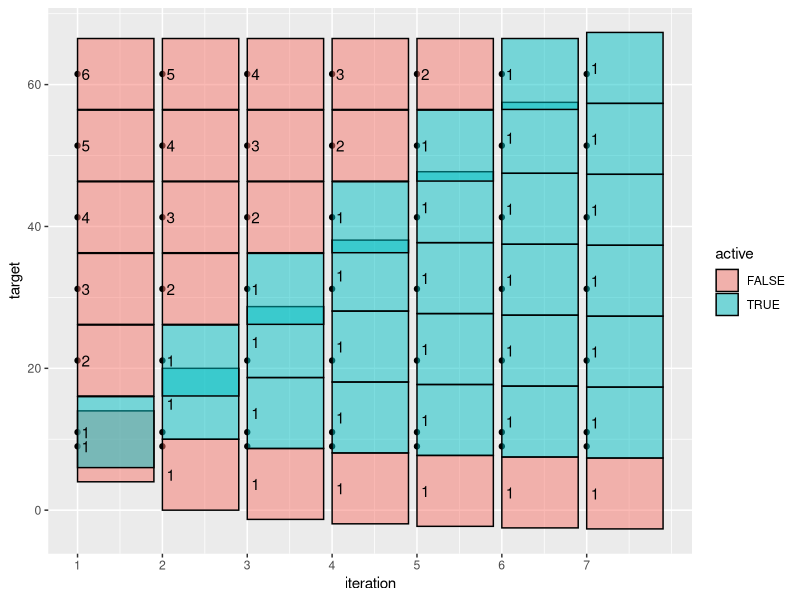

The R script that drew this image:
half.size <- 5
N.More <- 5
(target <- c(9, 11, 11+10.1*seq(1, N.More)))
library(data.table)
library(ggplot2)
thresh <- 0.001
get_update <- function(target, current, half.size)data.table(
  target, current, half.size
)[
, active := !c(TRUE, (current+half.size)[-.N] < (current-half.size)[-1]-thresh)
][
, cluster := cumsum(!active)
][
, offset := cumsum(c(0,half.size[-1]+half.size[-.N])), by=cluster
][
, update := offset+mean(current-offset), by=cluster
][]

done <- FALSE
iteration <- 1
current <- target
iteration.dt.list <- list()
while(!done){
  (it.dt <- get_update(target, current, half.size))
  (change <- it.dt[, sum(abs(current-update))])
  if(change<thresh)done <- TRUE
  current <- it.dt$update
  iteration.dt.list[[iteration]] <- data.table(iteration, it.dt)
  iteration <- iteration+1
}
(iteration.dt <- rbindlist(iteration.dt.list))

n.clust <- max(it.dt$cluster)
Zmat <- matrix(0, nrow(it.dt), n.clust)
Zmat[it.dt[, cbind(1:.N, cluster)]] <- 1
iact <- which(it.dt$active)
Amat <- matrix(0, length(iact), nrow(it.dt))
Amat[cbind(seq_along(iact), iact)] <- -1
Amat[cbind(seq_along(iact), iact-1)] <- 1
Amat %*% Zmat # should be zero
dvec <- it.dt$current-target
t(Zmat) %*% dvec # gradient, should be close to zero
fit <- lm.fit(t(Amat), -dvec)
fit$coefficients # should be all positive
t(Amat) %*% fit$coefficients + dvec # should be near zero

gg <- ggplot()+
  geom_point(aes(
    iteration, target),
    data=iteration.dt)+
  geom_rect(aes(
    xmin=iteration, xmax=iteration+0.9,
    ymin=current-half.size, ymax=current+half.size,
    fill=active),
    color="black",
    alpha=0.5,
    data=iteration.dt)+
  geom_text(aes(
    iteration, current, label=paste0(" ", cluster)),
    hjust=0,
    data=iteration.dt)+
  scale_x_continuous(breaks=seq(1, max(iteration.dt$iteration)))
png("figure-worst-case.png", width=6, height=4, units="in", res=200)
print(gg)
dev.off()
